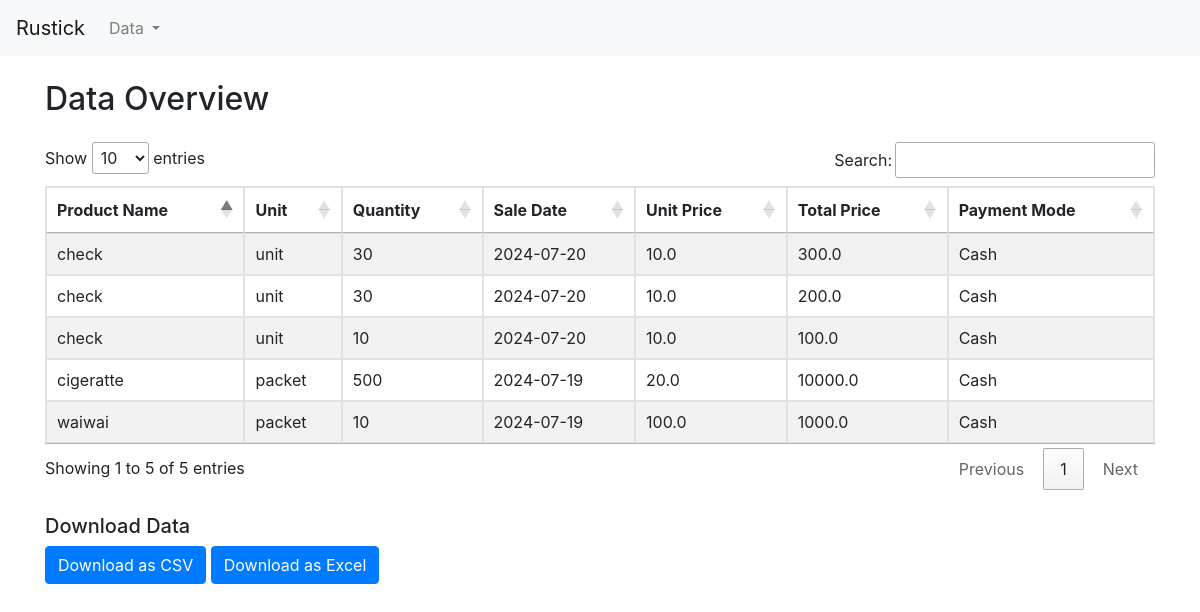
The app's page /view_by_transaction_modes?mode=Cash with its own data.
### models.py (models this page shows)
class Sale(db.Model):
    id = db.Column(db.Integer, primary_key=True)
    product_name = db.Column(db.String(100), nullable=False)
    unit = db.Column(db.String(100), nullable=False)
    quantity = db.Column(db.Integer, nullable=False)
    sale_date = db.Column(db.Date, nullable=False)
    unit_price = db.Column(db.Float, nullable=False)
    total_price = db.Column(db.Float, nullable=False)
    payment_mode = db.Column(db.String(100), nullable=False)  # Add this line
    user_id = db.Column(db.Integer, db.ForeignKey('user.id'), nullable=False)

### app.py (the view)
@app.route('/view_by_transaction_modes')
def view_by_transaction_modes():
    mode = request.args.get('mode')
    if mode:
        sales_data = Sale.query.filter_by(payment_mode=mode).all()
    else:
        sales_data = Sale.query.all()
    columns = ['Product Name', 'Unit', 'Quantity', 'Sale Date', 'Unit Price', 'Total Price', 'Payment Mode']
    records = [[s.product_name, s.unit, s.quantity, s.sale_date, s.unit_price, s.total_price, s.payment_mode] for s in sales_data]
    return render_template('data.html', columns=columns, records=records)

### templates/data.html (shortened to what this page needs)
<!DOCTYPE html>
<html lang="en">
<head>
    <link href="https://stackpath.bootstrapcdn.com/bootstrap/4.5.2/css/bootstrap.min.css" rel="stylesheet">
    <link rel="stylesheet" type="text/css" href="https://cdn.datatables.net/1.10.24/css/jquery.dataTables.css">
</head>
<body>
    <nav class="navbar navbar-expand-lg navbar-light bg-light">
        <a class="navbar-brand" href="{{ url_for('dashboard') }}">Rustick</a>
        <div class="collapse navbar-collapse" id="navbarNav">
            <ul class="navbar-nav">
                <li class="nav-item dropdown">
                    <a class="nav-link dropdown-toggle" href="#" id="dataDropdown" role="button" data-toggle="dropdown" aria-haspopup="true" aria-expanded="false">
                        Data
                    </a>
                </li>
            </ul>
        </div>
    </nav>
    <div class="container mt-4">
        {% block content %}
        <h2 class="mb-4">Data Overview</h2>
        {% if columns and records %}
        <table id="dataTable" class="table table-striped table-bordered">
            <thead>
                <tr>
                    {% for col in columns %}
                    <th>{{ col }}</th>
                    {% endfor %}
                </tr>
            </thead>
            <tbody>
                {% for record in records %}
                <tr>
                    {% for value in record %}
                    <td>{{ value }}</td>
                    {% endfor %}
                </tr>
                {% endfor %}
            </tbody>
        </table>
        {% else %}
        <p>No data available.</p>
        {% endif %}
        <div class="mt-4">
            <h5>Download Data</h5>
            <p>
                <a class="btn btn-primary" href="{{ url_for('download_csv', data_type=download_data_type) }}">Download as CSV</a>
                <a class="btn btn-primary" href="{{ url_for('download_excel', data_type=download_data_type) }}">Download as Excel</a>
            </p>
        </div>
        {% endblock %}
    </div>
</body>
</html>

### records on screen
Sale: product_name "cigeratte", unit "packet", quantity "500", sale_date "2024-07-19", unit_price "20.0", total_price "10000.0", payment_mode "Cash"
Sale: product_name "waiwai", unit "packet", record "10", sale_date "2024-07-19", unit_price "100.0", total_price "1000.0", payment_mode "Cash"
Sale: product_name "check", unit "unit", record "30", sale_date "2024-07-20", unit_price "10.0", total_price "300.0", payment_mode "Cash"
Sale: product_name "check", unit "unit", record "30", sale_date "2024-07-20", unit_price "10.0", total_price "200.0", payment_mode "Cash"
Sale: product_name "check", unit "unit", record "10", sale_date "2024-07-20", unit_price "10.0", total_price "100.0", payment_mode "Cash"

### other values on screen
{{ col }} "Product Name" "Unit" "Quantity" "Sale Date" "Unit Price" "Total Price" "Payment Mode"
